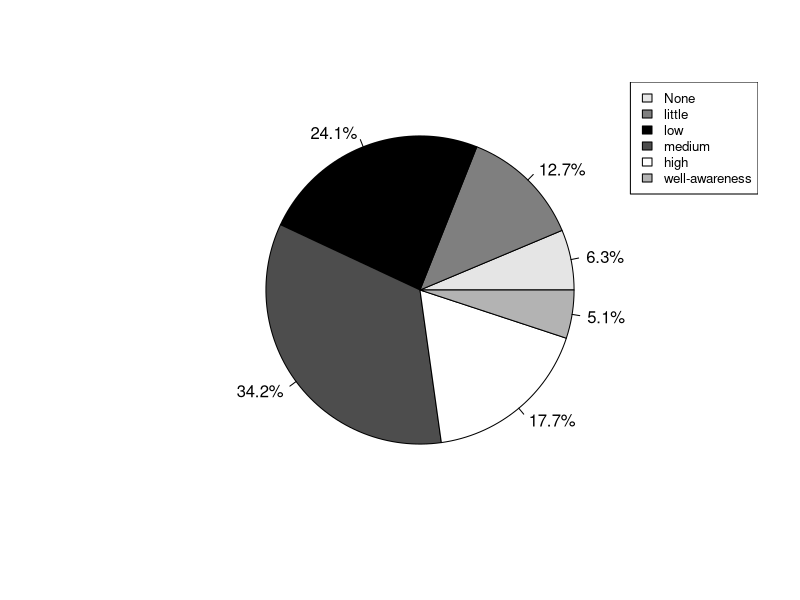

Write the R code that produced this figure.
data<-read.csv("data.csv")
know<-as.vector(data[[2]])
know.freq = table(know)
legends<-c("None","little","low","medium","high","well-awareness")

know.percentlabels<- round(100*know.freq/sum(know.freq), 1)
know.percentlabels<- paste(know.percentlabels, "%", sep="")
cols <- c("grey90","grey50","black","grey30","white","grey70","grey50")
pie(know.freq,labels=know.percentlabels,col=cols)
legend("topright",legends , cex=0.8, fill=cols)
#pie(know.freq)
